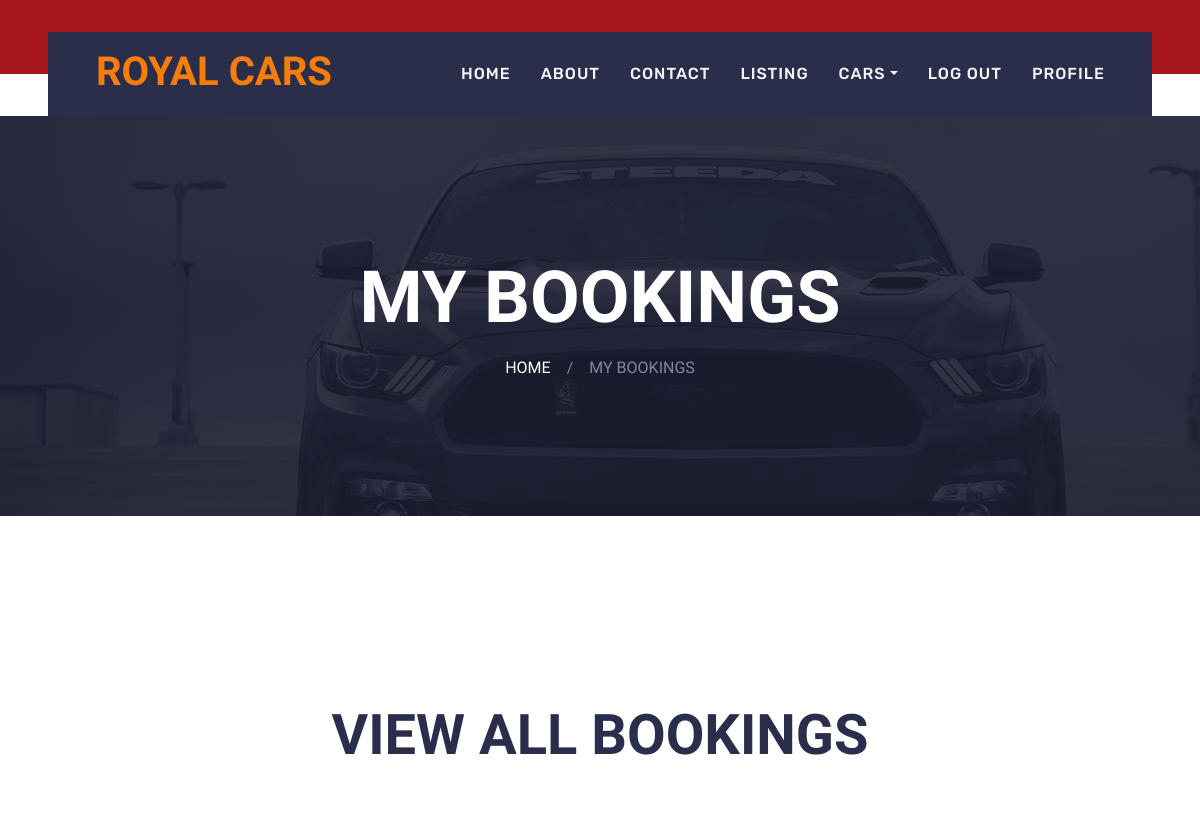
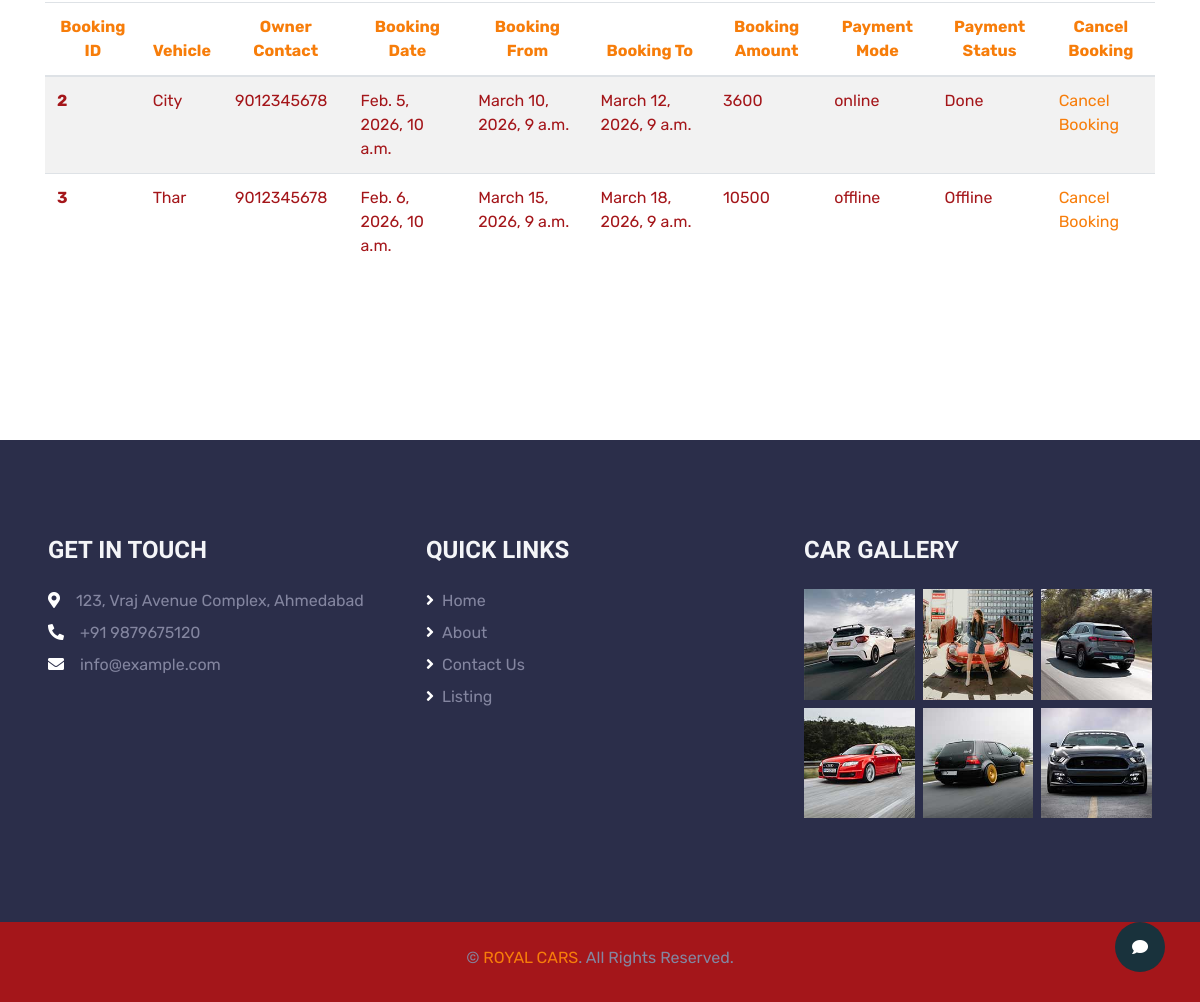
Page /userbookings (signed in) on the committed database (2 pictures, top to bottom).
### myapp/models.py (models this page shows, shortened)
class Booking(models.Model):
    user = models.ForeignKey(login_table, on_delete=models.CASCADE)
    vehicle = models.ForeignKey(Vehicle, on_delete=models.CASCADE)
    booking_date = models.DateTimeField(auto_now_add=True)
    is_confirmed = models.BooleanField(default=False)
    booking_from = models.DateTimeField()
    booking_to = models.DateTimeField()
    booking_amount = models.IntegerField(default=0)
    pmlist = (
        ("online", "online"),
        ("offline", "offline")
    )
    payment_mode = models.CharField(max_length=255, choices=pmlist, default="")
    pslist = (
        ("Pending", "Pending"),
        ("Done", "Done"),
        ("Offline", "Offline"),
    )
    payment_status = models.CharField(max_length=255, choices=pslist, default="")
    cancellation_status = models.CharField(max_length=255, default="No")

class Vehicle(models.Model):
    vendor = models.ForeignKey(login_table, on_delete=models.CASCADE)
    company = models.CharField(max_length=255)
    model_name = models.CharField(max_length=255)
    model_year = models.CharField(max_length=255)
    rent_perday = models.IntegerField()
    location = models.CharField(max_length=255)
    area = models.ForeignKey(Area, on_delete=models.CASCADE)
    city = models.ForeignKey(City, on_delete=models.CASCADE)
    state = models.ForeignKey(State, on_delete=models.CASCADE)
    model_photo = models.ImageField(upload_to="photos")
    rc_book = models.FileField(upload_to="pdfs",default="", null=True, blank=True)
    def photos(self):
        return mark_safe('<img src ="{}" width ="100"/>'.format(self.model_photo.url))
    photos.allow_tags = True
    def __str__(self):
        return self.model_name

class login_table(models.Model):
    name = models.CharField(max_length=100)
    email_id=models.EmailField()
    phone_no=models.CharField(max_length=15)
    password = models.CharField(max_length=300, default="admin")
    photo = models.ImageField(upload_to="photos")
    dob = models.DateField()
    address = models.TextField()
    def photos(self):
        return mark_safe('<img src ="{}" width ="100"/>'.format(self.photo.url))
    photos.allow_tags = True
    ROLE = (
        ("Lessor", "Lessor"),
        ("Lessee", "Lessee")
    )
    usertype = models.CharField(max_length=100,choices=ROLE)
    is_verified = models.BooleanField(default=False)
    comments = models.CharField(max_length=100,default="")

### myapp/views.py (the view)
# urls.py: path('userbookings', views.userbookings, name='userbookings'),
def userbookings(request):
    try:
        uid = request.session['log_id']
        userdata = login_table.objects.get(id=uid)
        Owner = False
        if userdata.usertype == "Lessor":
            Owner = True
            print(userdata.usertype)
        statedetail = State.objects.all()
        citydetail = City.objects.all()
        areadetail = Area.objects.all()
        try:
            bookingdata = Booking.objects.filter(user=login_table(id=uid))
        except Booking.DoesNotExist:
            bookingdata = None
        print(bookingdata)
        context = {
            'userdata': userdata,
            'Owner': Owner,
            'statedetail': statedetail,
            'citydetail': citydetail,
            'areadetail': areadetail,
            'bookingdata': bookingdata,
        }
        return render(request, 'userbookings.html', context)
    except:
        pass
    return render(request,'userbookings.html')

### myapp/templates/userbookings.html (shortened to what this page needs)
{% extends 'basic.html' %}
{% load static %}
{% block body %}
    <div class="container-fluid page-header">
        <h1 class="display-3 text-uppercase text-white mb-3">My Bookings</h1>
        <div class="d-inline-flex text-white">
            <h6 class="text-uppercase m-0"><a class="text-white" href="/">Home</a></h6>
            <h6 class="text-body m-0 px-3">/</h6>
            <h6 class="text-uppercase text-body m-0">My Bookings</h6>
        </div>
    </div>
    <div class="container-fluid py-5">
        <div class="container pt-5 pb-3">
            <h1 class="display-4 text-uppercase text-center mb-5">View All Bookings</h1>
            <table class="table table-striped">
          <thead class="text-primary text-center">
            <tr>
              <th scope="col">Booking ID</th>
              <th scope="col">Vehicle</th>
              <th scope="col">Owner Contact</th>
              <th scope="col">Booking Date</th>
              <th scope="col">Booking From</th>
              <th scope="col">Booking To</th>
              <th scope="col">Booking Amount</th>
              <th scope="col">Payment Mode</th>
              <th scope="col">Payment Status</th>
              <th scope="col">Cancel Booking</th>
            </tr>
          </thead>
          <tbody class="text-dark">
          {% for mb in bookingdata %}
            <tr>
              <th scope="row">{{mb.id}}</th>
              <td>{{mb.vehicle}}</td>
              <td>{{mb.vehicle.vendor.phone_no}}</td>
              <td>{{mb.booking_date}}</td>
              <td>{{mb.booking_from}}</td>
              <td>{{mb.booking_to}}</td>
              <td>{{mb.booking_amount}}</td>
              <td>{{mb.payment_mode}}</td>
              <td>{{mb.payment_status}}</td>
              <td>
                  {% if mb.cancellation_status == "Cancelled" %}
                  <b>Cancelled</b>
                  {% else %}
                  <a href="/cancelbooking/{{mb.id}}">Cancel Booking</a>
                  {% endif %}
              </td>
            </tr>
          {% endfor %}
          </tbody>
        </table>
        </div>
    </div>
{% endblock %}

### myapp/static/css/style.css (style rules this page uses)
:root { --primary: #19323c; --secondary: #ba181b; --light: #F4F5F8; --dark: #a4161a ; }
h1, h2, .font-weight-bold { font-weight: 700 !important; }
h5, h6, .font-weight-medium { font-weight: 500 !important; }
.page-header { height: 400px; margin-bottom: 90px; display: flex; flex-direction: column; align-items: center; justify-content: center; background: linear-gradient(rgba(28, 30, 50, .9), rgba(28, 30, 50, .9)), url(../img/bg-banner.jpg); background-attachment: fixed; }

### rows in the picture
Booking: id "2", vehicle "City", vehicle.vendor.phone_no "9012345678", booking_date "Feb. 5, 2026, 10 a.m.", booking_from "March 10, 2026, 9 a.m.", booking_to "March 12, 2026, 9 a.m.", booking_amount "3600", payment_mode "online", payment_status "Done"
Booking: id "3", vehicle "Thar", vehicle.vendor.phone_no "9012345678", booking_date "Feb. 6, 2026, 10 a.m.", booking_from "March 15, 2026, 9 a.m.", booking_to "March 18, 2026, 9 a.m.", booking_amount "10500", payment_mode "offline", payment_status "Offline"
